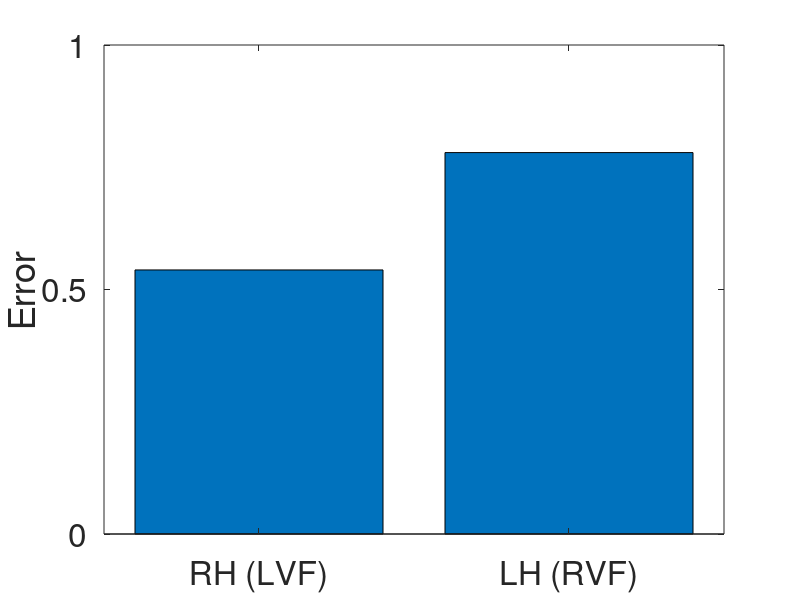

Recreate this plot in MATLAB.
% This is from Table III, condition B (p. 103)

figure;
bar(1.-[0.46 0.22])
set(gca, 'xtick', [1 2], 'xticklabel', {'RH (LVF)', 'LH (RVF)'})
set(gca, 'ytick', [0, 0.5, 1])
set(gca, 'ylim', [0 1], 'xlim', [0.5 2.5])
ylabel('Error', 'FontSize', 24)
set(gca, 'FontSize', 24)

